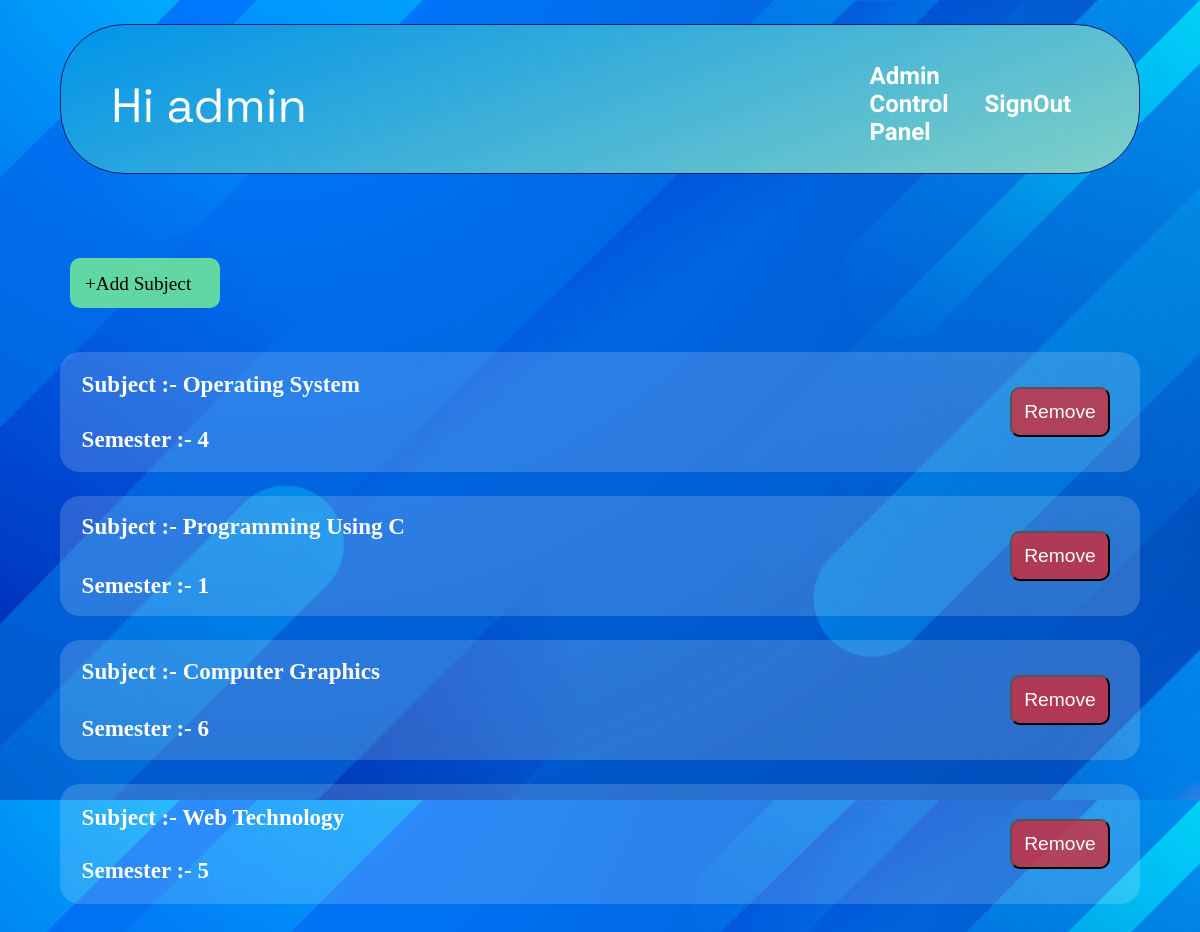
Page /admin/adminComp/manage_subject.php (signed in) on the committed database.
### tables this page shows
CREATE TABLE `subject` (
  `id` int(50) NOT NULL,
  `name` varchar(225) NOT NULL,
  `sem` int(2) NOT NULL,
  `link` varchar(225) DEFAULT NULL,
  `time` time NOT NULL
);

### admin/adminComp/manage_subject.php (the view, shortened to what this page needs)
<?php
    require_once '../db_conn.php';
    $nm = strtok($_SESSION['mail'], '@');
?>
<!DOCTYPE html>
<html lang="en">
<head>
    <link rel="stylesheet" href="../css/manage_subject.css">
</head>
<body>
    <nav class="navbar">
        <div class="navbar__title">Hi <?php echo $nm; ?></div>
        <div class="header">
        <h3 id = "acp"><a href="../admin.php">Admin Control Panel</a></h3>
            <h4 id="logout"><a href="logout.php">SignOut</a></h4>
        </div>
    </nav>
    <div class="container">
        <div class="addTeacher">
            <a href="./add_subject.php" class="add">+Add Subject</a>
        </div>
        <?php
                 $qry = "SELECT * FROM subject";
                 $res = mysqli_query($con,$qry);
                 while ($row = mysqli_fetch_array($res)) {
                     ?>
            <div class="card">
            <div class="details">
                <h4 class="name">Subject :- <?php echo $row['name'] ?></h4>
                <h5 class="sub">Semester :- <?php echo $row['sem'] ?></h5>
            </div>
            <div class="actions">
            <form action="" method="post">
                <input type="submit" value="Remove" class = "delete button" name = "remove">
                </form>
            </div>
            </div>
            <?php
                 }
            ?>
        <br>
    </div>
</body>

### admin/css/manage_subject.css (style rules this page uses)
* { margin: 0; box-sizing: border-box; }
body { background-image: url("../image/blue-gradient.jpg"); background-size: cover; }
.navbar { padding: 50px; display: flex; align-items: center; justify-content: center; margin: 2% auto; width: 90%; border-radius: 4rem; height: 150px; background-color: #0093e9; background-image: linear-gradient(160deg, #0093e9 0%, #80d0c7 100%); border: 1px solid rgb(12, 29, 105); transition: 500ms ease-in; }
a { text-decoration: none; }
a:-webkit-any-link { color: black; }
.navbar__title { font-size: 3rem; align-items: center; color: white; display: block; margin: auto; width: 100%; font-family: "Space Grotesk", sans-serif; cursor: pointer; }
.header { color: white; width: 30%; height: 6rem; display: flex; align-items: center; justify-content: center; padding-top: 10px; }
.header > h3 { font-size: 1.5rem; font-family: "Sarabun", sans-serif; margin: 0.5rem; }
.header > h4 { margin: 0.5rem; font-size: 1.5rem; cursor: pointer; font-family: "Sarabun", sans-serif; transition: 200ms ease-in-out; border-radius: 50px; }
#logout { margin: 0.5rem; font-size: 1.5rem; cursor: pointer; font-family: "Sarabun", sans-serif; transition: 200ms ease-in-out; padding: 10px; border-radius: 50px; }
#logout > a { text-decoration: none; color: white; }
#acp { margin: 0.5rem; font-size: 1.5rem; cursor: pointer; font-family: "Sarabun", sans-serif; transition: 200ms ease-in-out; padding: 10px; border-radius: 50px; }
#acp > a { text-decoration: none; color: white; }
.container { display: flex; width: 100%; height: 70vh; padding: 5%; flex-direction: column; }
.card { background-color: rgba(255, 255, 255, 0.164); display: flex; flex-direction: row; justify-content: space-between; height: 15vh; border-radius: 20px; justify-items: center; align-items: center; color: white; margin-top: 1.5rem; }
.button { height: 50px; width: 100px; margin-right: 30px; cursor: pointer; color: white; border-radius: 10px; font-size: larger; transition: 300ms ease-in-out; }
.delete { background-color: rgba(233, 34, 34, 0.7); }
.details { padding: 2%; font-size: larger; }
.name { margin: 10% auto; font-size: larger; }
.sub { margin: 10% auto; font-size: larger; }
.addTeacher { width: 150px; height: 70px; padding-left: 10px; }
.addTeacher > a { display: block; text-decoration: none; width: 150px; height: 50px; margin-bottom: 20px; background-color: rgba(125, 247, 145, 0.78); color: black; font-size: larger; border-radius: 10px; cursor: pointer; transition: 300ms ease-in-out; padding: 15px; }

### rows in the picture
subject: name "Operating System", sem "4"
subject: name "Programming Using C", sem "1"
subject: name "Computer Graphics", sem "6"
subject: name "Web Technology", sem "5"

### other values in the picture
$nm "admin"
